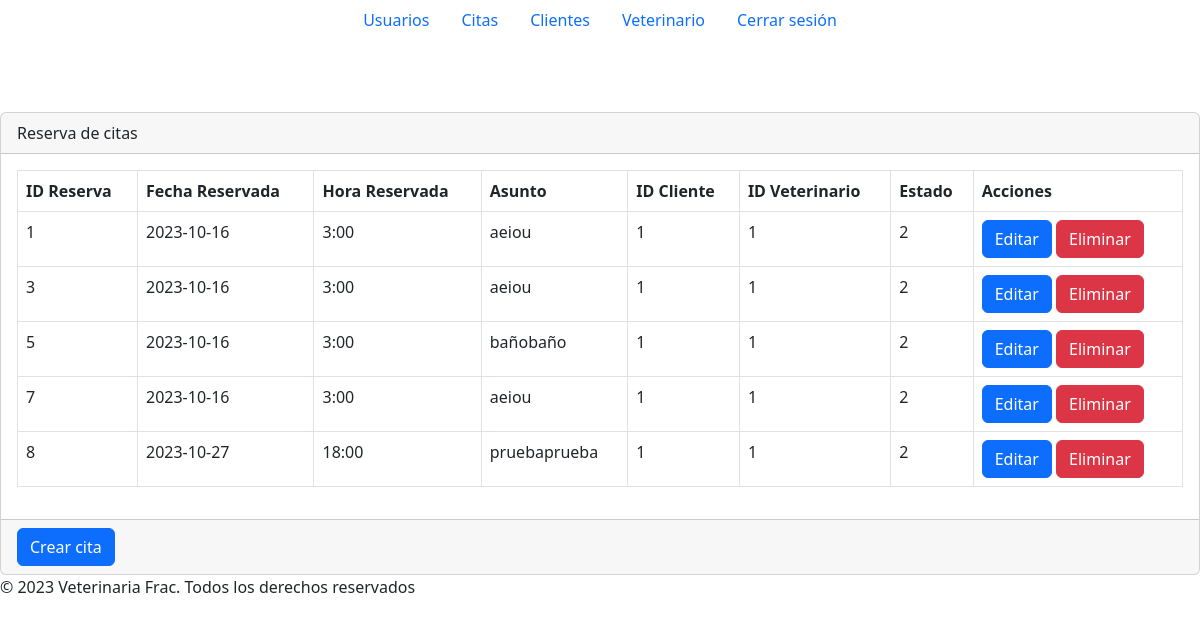
Before: /secciones/reservas/index.php with the older database file.
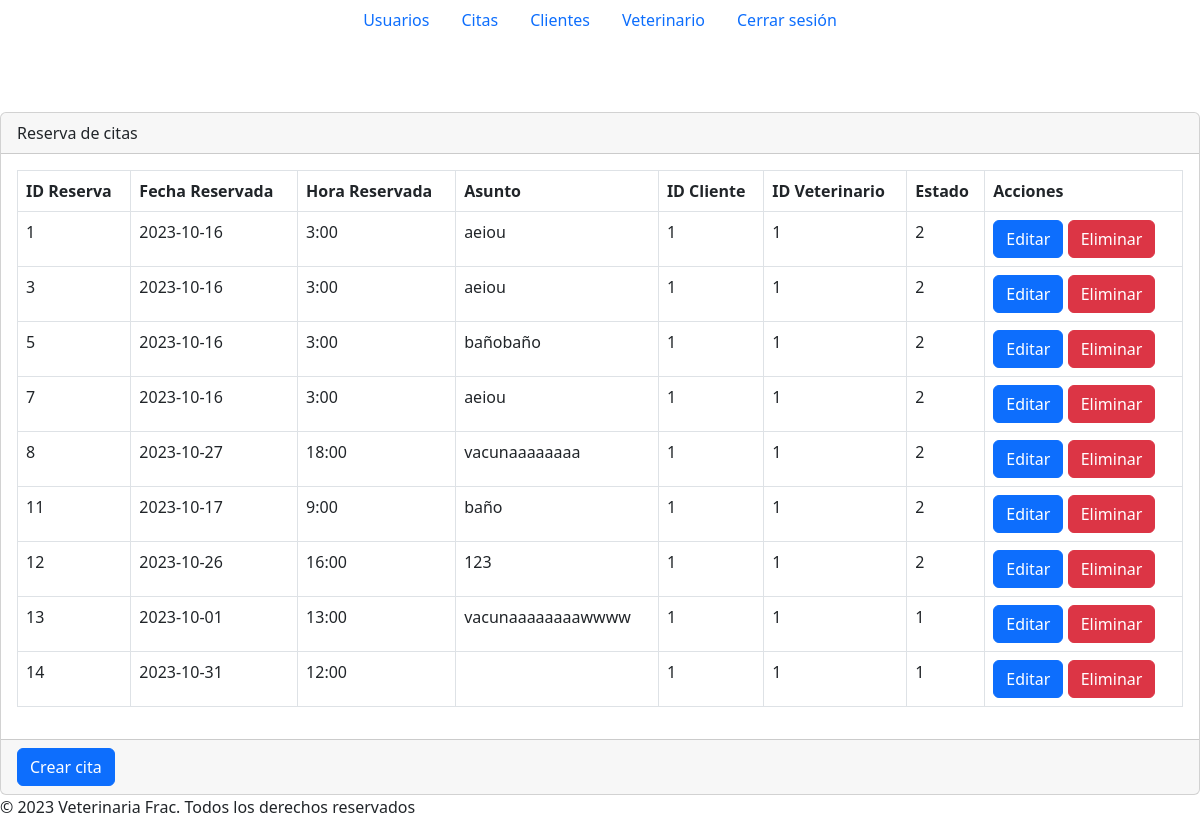
After: the same page with the newer database file.
### tables this page shows
CREATE TABLE `reservadecitas` (
  `id` int(8) NOT NULL,
  `fechareserva` date NOT NULL,
  `hora` varchar(10) NOT NULL,
  `asunto` varchar(255) NOT NULL,
  `estado` tinyint(1) NOT NULL,
  `id_administrador` int(8) NOT NULL,
  `id_veterinario` int(8) NOT NULL,
  `id_cliente` int(8) DEFAULT NULL
);

### secciones/reservas/index.php (the view, shortened to what this page needs)
<?php
include("../../config/bd.php");
function getReservaciones($conn) {
    $sql = "SELECT id,fechareserva,hora,asunto,id_cliente,id_veterinario, estado FROM reservadecitas";
    $result = $conn->query($sql);
    if ($result->num_rows > 0) {
        return $result->fetch_all(MYSQLI_ASSOC);
    } else {
        return [];
    }
}
$reservations = getReservaciones($conn);
?>
<?php include("../../plantillas/header.php")?>
<br />
<br />
<br />
<div class="card">
    <div class="card-header">
        Reserva de citas
    </div>
    <div class="card-body">
        <div class="table-responsive-sm">
            <table class="table table-bordered">
            <tr>
                <th>ID Reserva</th>
                <th>Fecha Reservada</th>
                <th>Hora Reservada</th>
                <th>Asunto</th>
                <th>ID Cliente</th>
                <th>ID Veterinario</th>
                <th>Estado</th>
                <th>Acciones</th>
            </tr>
            <?php foreach ($reservations as $reservation) : ?>
                <tr>
                    <td><?php echo $reservation['id']; ?></td>
                    <td><?php echo $reservation['fechareserva']; ?></td>
                    <td><?php echo $reservation['hora']; ?></td>
                    <td><?php echo $reservation['asunto']; ?></td>
                    <td><?php echo $reservation['id_cliente']; ?></td>
                    <td><?php echo $reservation['id_veterinario']; ?></td>
                    <td><?php echo $reservation['estado']; ?></td>
                    <td>
                        <a href="editar.php?id=<?php echo $reservation['id']; ?>" class="btn btn-primary">Editar</a>
                        <a href="index.php?id=<?php echo $reservation['id']; ?>" class="btn btn-danger">Eliminar</a>
                    </td>
                    </tr>
            <?php endforeach; ?>
            </table>
        </div>
    </div>
    <div class="card-footer text-muted">
    <a href="crear.php?id=<?php echo $reservation['id']; ?>" class="btn btn-primary">Crear cita</a>
    </div>
</div>
<?php include("../../plantillas/footer.php")?>

Changed rows visible on the page:
changed reservadecitas id 8: asunto "pruebaprueba" → "vacunaaaaaaaa"
added reservadecitas: id "11", fechareserva "2023-10-17", hora "9:00", asunto "baño", id_cliente "1", id_veterinario "1", estado "2"
added reservadecitas: id "12", fechareserva "2023-10-26", hora "16:00", asunto "123", id_cliente "1", id_veterinario "1", estado "2"
added reservadecitas: id "13", fechareserva "2023-10-01", hora "13:00", asunto "vacunaaaaaaaawwww", id_cliente "1", id_veterinario "1", estado "1"
added reservadecitas: id "14", fechareserva "2023-10-31", hora "12:00", id_cliente "1", id_veterinario "1", estado "1"
